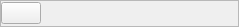
<?xml version="1.0" encoding="UTF-8"?>
<ui version="4.0">
 <class>NavigationPanelBack</class>
 <widget class="QWidget" name="NavigationPanelBack">
  <property name="geometry">
   <rect>
    <x>0</x>
    <y>0</y>
    <width>239</width>
    <height>27</height>
   </rect>
  </property>
  <layout class="QVBoxLayout" name="verticalLayout">
   <property name="spacing">
    <number>0</number>
   </property>
   <property name="leftMargin">
    <number>0</number>
   </property>
   <property name="topMargin">
    <number>0</number>
   </property>
   <property name="rightMargin">
    <number>0</number>
   </property>
   <property name="bottomMargin">
    <number>0</number>
   </property>
   <item>
    <widget class="QFrame" name="frmNavigationPanelBack">
     <property name="frameShape">
      <enum>QFrame::StyledPanel</enum>
     </property>
     <property name="frameShadow">
      <enum>QFrame::Raised</enum>
     </property>
     <layout class="QHBoxLayout" name="horizontalLayout">
      <property name="spacing">
       <number>0</number>
      </property>
      <property name="leftMargin">
       <number>0</number>
      </property>
      <property name="topMargin">
       <number>0</number>
      </property>
      <property name="rightMargin">
       <number>0</number>
      </property>
      <property name="bottomMargin">
       <number>0</number>
      </property>
      <item>
       <widget class="QPushButton" name="btnBack"/>
      </item>
      <item>
       <spacer name="horizontalSpacer">
        <property name="orientation">
         <enum>Qt::Horizontal</enum>
        </property>
        <property name="sizeHint" stdset="0">
         <size>
          <width>50</width>
          <height>20</height>
         </size>
        </property>
       </spacer>
      </item>
      <item>
       <widget class="QLabel" name="lblTitle">
        <property name="alignment">
         <set>Qt::AlignCenter</set>
        </property>
       </widget>
      </item>
      <item>
       <spacer name="horizontalSpacer_2">
        <property name="orientation">
         <enum>Qt::Horizontal</enum>
        </property>
        <property name="sizeHint" stdset="0">
         <size>
          <width>116</width>
          <height>20</height>
         </size>
        </property>
       </spacer>
      </item>
     </layout>
    </widget>
   </item>
  </layout>
 </widget>
 <resources/>
 <connections/>
</ui>
